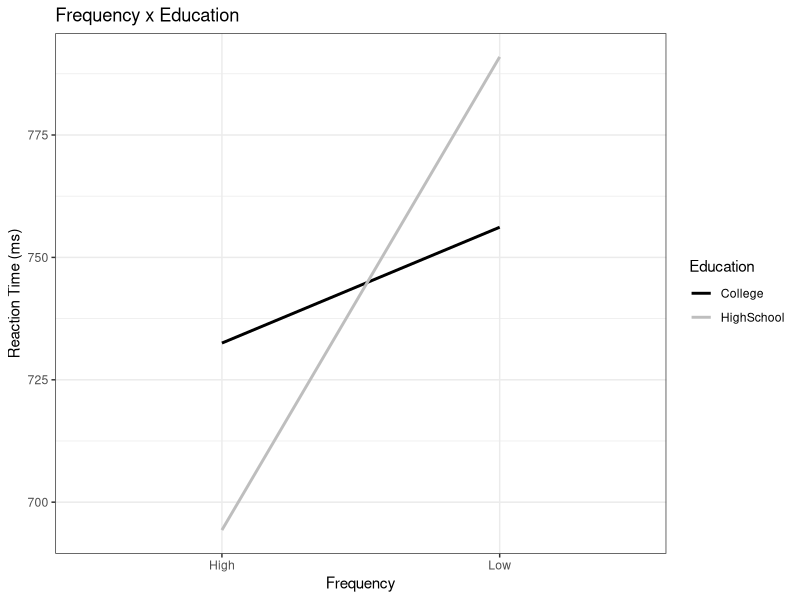
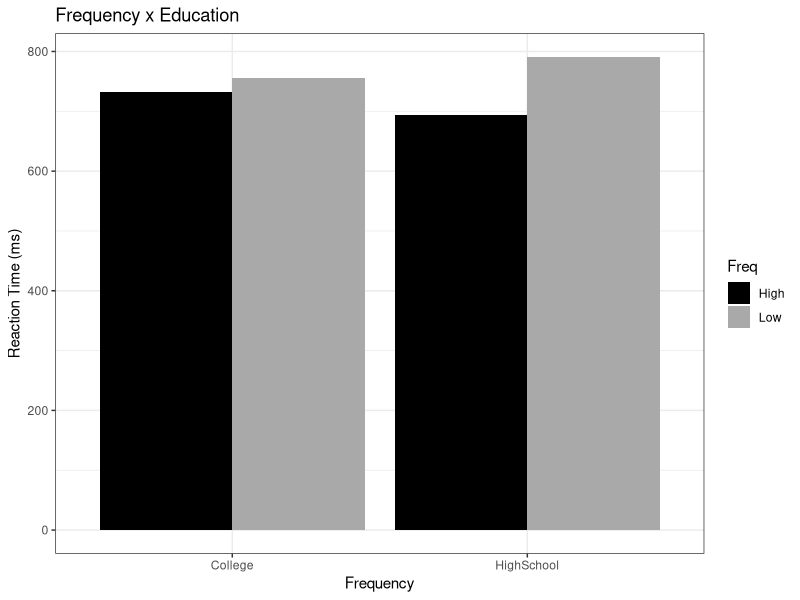
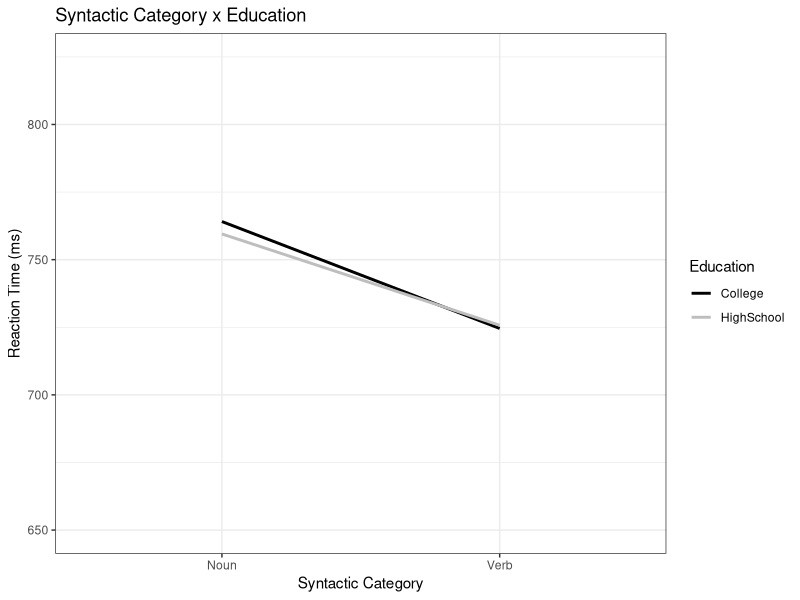
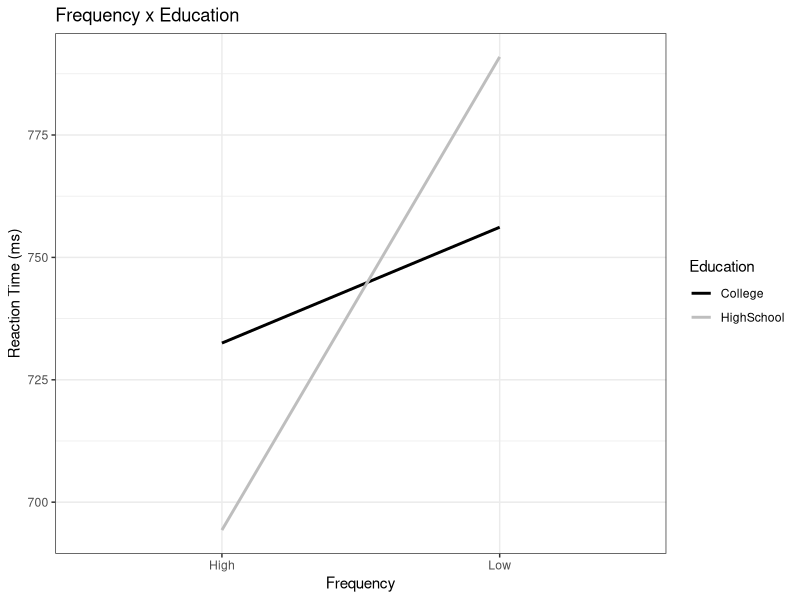
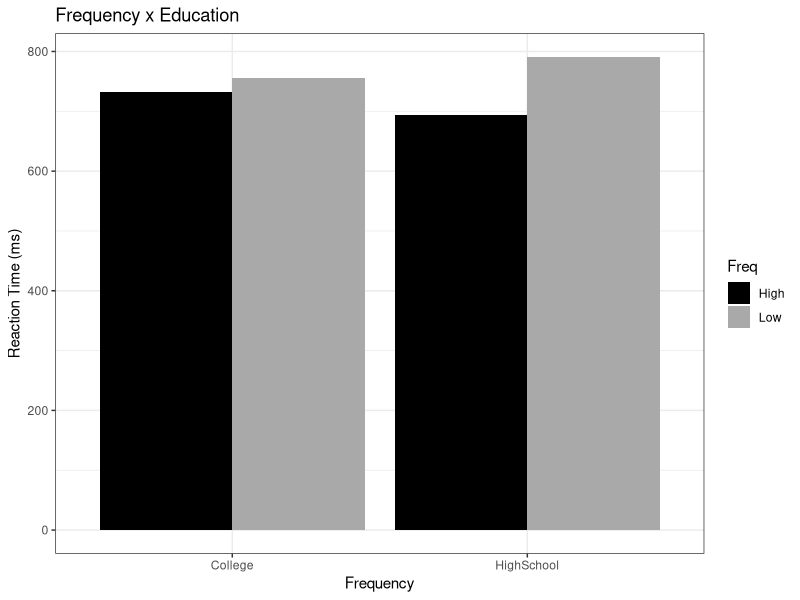
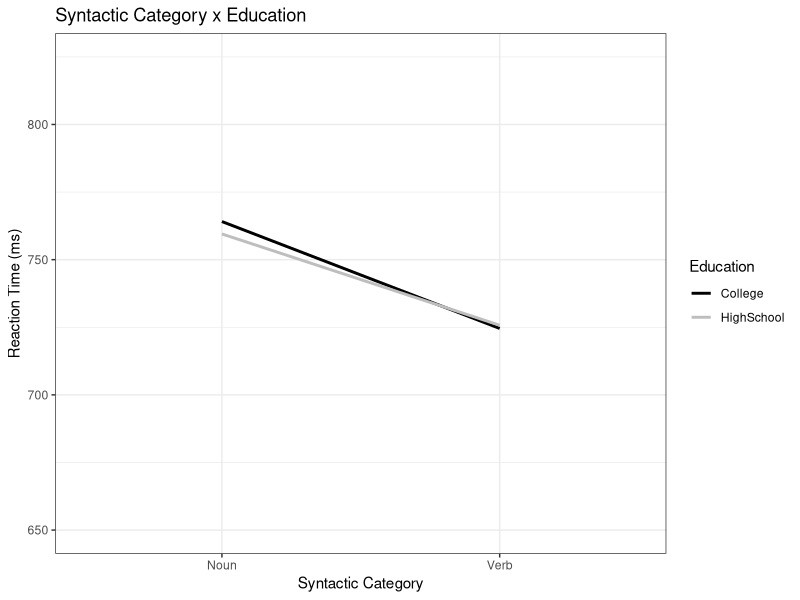

Write the R code that produced these figures, in order. (Note: this script raises an error after producing the figures.)
# Figure 1
ddat = read.delim("dorami_part.txt")

library(ggplot2)

ggplot(data = ddat, 
       mapping = aes(x = Freq, y = RT, group = Education, color = Education)) +
  geom_line(stat = "summary", fun = mean, linewidth = 1) +
  scale_color_manual(values = c("black", "grey")) +
  labs(title = "Frequency x Education", x = "Frequency", 
       y = "Reaction Time (ms)") +
  theme_bw()

ggsave(filename = "ch10.figure1.png", height = 900, width = 1200, units = "px",
       dpi = 200)

# Figure 2
ggplot(ddat, aes(y=RT, x=Education, fill=Freq, group=Freq)) +
  geom_bar(stat = "summary", fun = mean, position = "dodge") +
  scale_fill_manual(values=c("black", "darkgrey")) +
  labs(title = "Frequency x Education", x = "Frequency", 
       y = "Reaction Time (ms)") +
  theme_bw()

ggsave(filename = "ch10.figure2.png", height = 900, width = 1200, units = "px",
       dpi = 200)

# Figure 3
ggplot(data = ddat, 
       mapping = aes(x = SynCat, y = RT, group = Education, color = Education)) +
  geom_line(stat = "summary", fun = mean, linewidth = 1) +
  scale_color_manual(values = c("black", "grey")) +
  coord_cartesian(ylim = c(650, 825)) +
  labs(title = "Syntactic Category x Education", x = "Syntactic Category", 
       y = "Reaction Time (ms)") +
  theme_bw()

ggsave(filename = "ch10.figure3.png", height = 900, width = 1200, units = "px",
       dpi = 200)

# Figure 4
library(lsmeans)
ddat.all = read.delim("doramiR.txt")
ddat.clean = na.omit(ddat.all) 
ddat.clean$Participant = as.factor(ddat.clean$Participant)
ddat.part.aov = aov(RT ~ Education * SynCat * Freq +
                      +	Error(Participant / (SynCat * Freq)), data = ddat.clean)
ddat.lsmeans = as.data.frame(
  lsmeans(ddat.part.aov, c("Education", "SynCat", "Freq"))
)
library(ggplot2)
ggplot(data = ddat.lsmeans, 
       mapping = aes(x = Education, y = lsmean, group = Freq, 
                     color = Freq)) +
  facet_grid(. ~ SynCat) +
  geom_line(stat = "identity", linewidth = 1) + geom_point(stat = "identity") +
  geom_errorbar(mapping = aes(ymin = lower.CL, ymax = upper.CL), 
                width = .1, linewidth = 1, linetype = 1) +
  scale_color_manual(values = c("black", "darkgrey")) +
  coord_cartesian(ylim = c(550, 900)) +
  labs(x = "Education", y = "least square means",
       title = "Education x Frequency x SynCat", color="Frequency") +
  theme_bw()

ggsave(filename = "ch10.figure4.png", height = 900, width = 1200, units = "px",
       dpi = 200)
